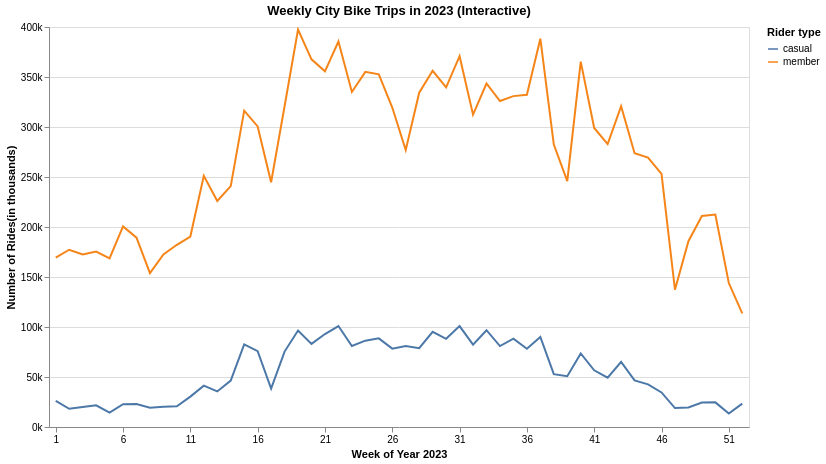

Write notebook code for a chart like this one.
### Markdown cell above
#### 3.4.2.2 NYC Weekly Ride Patterns Interactive Line Chart

### Code cell
# dropdown options for bike type filter
bike_types_weekly = sorted(weekly_grouped["rideable_type"].unique().tolist())

bike_dropdown_weekly = alt.binding_select(
    options=bike_types_weekly,
    name="Bike type: "
)

# selection for bike type
bike_select_weekly = alt.selection_point(
    fields=["rideable_type"],
    bind=bike_dropdown_weekly,
    value=bike_types_weekly[0]     
)

# selection for rider type (member / casual) via legend
rider_select_weekly = alt.selection_point(
    fields=["member_casual"],
    bind="legend"
)

# weekly interactive line chart
weekly_chart = (
    alt.Chart(weekly_grouped)
        .mark_line()
        .encode(
            x=alt.X("week:O", title="Week of Year 2023", axis=alt.Axis(labelAngle=0, values=list(range(1, 53, 5)))),
            y=alt.Y("ride_count:Q", title="Number of Rides(in thousands)", axis=alt.Axis(format="~s")),
            color=alt.Color("member_casual:N", title="Rider type"),  # legend for selecting rider type
            tooltip=[
                alt.Tooltip("week:O", title="Week"),
                alt.Tooltip("rideable_type:N", title="Bike type"),
                alt.Tooltip("member_casual:N", title="Rider type"),
                alt.Tooltip("ride_count:Q", title="Number of Rides", format="~s"),
            ],
        )
        .add_params(bike_select_weekly, rider_select_weekly)
        .transform_filter(bike_select_weekly)
        .transform_filter(rider_select_weekly)
        .properties(
            width=700,
            height=400,
            title="Weekly City Bike Trips in 2023 (Interactive)",
        )
        .interactive()
)
weekly_chart

### Figure 1 — Vega-Lite specification as saved in the notebook (floating-point values rounded to 4 significant figures; data arrays with more than 128 entries replaced by an {"elided": "..."} marker saying what was removed)
{"config": {"view": {"continuousWidth": 300, "continuousHeight": 300}}, "data": {"name": "data-a859273ae4b5139d7bb39b562a423923"}, "mark": {"type": "line"}, "encoding": {"color": {"field": "member_casual", "title": "Rider type", "type": "nominal"}, "tooltip": [{"field": "week", "title": "Week", "type": "ordinal"}, {"field": "rideable_type", "title": "Bike type", "type": "nominal"}, {"field": "member_casual", "title": "Rider type", "type": "nominal"}, {"field": "ride_count", "format": "~s", "title": "Number of Rides", "type": "quantitative"}], "x": {"axis": {"labelAngle": 0, "values": [1, 6, 11, 16, 21, 26, 31, 36, 41, 46, 51]}, "field": "week", "title": "Week of Year 2023", "type": "ordinal"}, "y": {"axis": {"format": "~s"}, "field": "ride_count", "title": "Number of Rides(in thousands)", "type": "quantitative"}}, "height": 400, "params": [{"name": "param_28fd508ee78cd01b", "select": {"type": "point", "fields": ["rideable_type"]}, "bind": {"input": "select", "options": ["classic_bike", "electric_bike"], "name": "Bike type: "}, "value": "classic_bike"}, {"name": "param_d295954a75a3046a", "select": {"type": "point", "fields": ["member_casual"]}, "bind": "legend"}, {"name": "param_1e9efca18e7a2868", "select": {"type": "interval", "encodings": ["x", "y"]}, "bind": "scales"}], "title": "Weekly City Bike Trips in 2023 (Interactive)", "transform": [{"filter": {"param": "param_28fd508ee78cd01b"}}, {"filter": {"param": "param_d295954a75a3046a"}}], "width": 700, "$schema": "https://vega.github.io/schema/vega-lite/v6.1.0.json", "datasets": {"data-a859273ae4b5139d7bb39b562a423923": {"elided": "208 records"}}}
